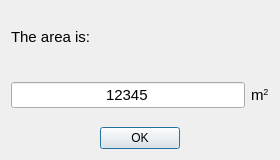
<?xml version="1.0" encoding="UTF-8"?>
<ui version="4.0">
 <class>areaDialog</class>
 <widget class="QDialog" name="areaDialog">
  <property name="geometry">
   <rect>
    <x>0</x>
    <y>0</y>
    <width>280</width>
    <height>160</height>
   </rect>
  </property>
  <property name="windowTitle">
   <string>Area</string>
  </property>
  <layout class="QVBoxLayout" name="verticalLayout">
   <item>
    <layout class="QHBoxLayout" name="horizontalLayout">
     <item>
      <widget class="QLabel" name="label">
       <property name="font">
        <font>
         <pointsize>11</pointsize>
        </font>
       </property>
       <property name="text">
        <string>The area is:</string>
       </property>
      </widget>
     </item>
     <item>
      <spacer name="horizontalSpacer">
       <property name="orientation">
        <enum>Qt::Horizontal</enum>
       </property>
       <property name="sizeHint" stdset="0">
        <size>
         <width>298</width>
         <height>20</height>
        </size>
       </property>
      </spacer>
     </item>
    </layout>
   </item>
   <item>
    <layout class="QHBoxLayout" name="horizontalLayout_2">
     <item>
      <widget class="QLineEdit" name="areaLineEdit">
       <property name="enabled">
        <bool>true</bool>
       </property>
       <property name="font">
        <font>
         <pointsize>11</pointsize>
        </font>
       </property>
       <property name="text">
        <string>12345</string>
       </property>
       <property name="alignment">
        <set>Qt::AlignCenter</set>
       </property>
       <property name="readOnly">
        <bool>true</bool>
       </property>
      </widget>
     </item>
     <item>
      <widget class="QLabel" name="label_2">
       <property name="font">
        <font>
         <pointsize>11</pointsize>
        </font>
       </property>
       <property name="text">
        <string>&lt;html&gt;&lt;head/&gt;&lt;body&gt;&lt;p&gt;m&lt;span style=&quot; vertical-align:super;&quot;&gt;2&lt;/span&gt;&lt;/p&gt;&lt;/body&gt;&lt;/html&gt;</string>
       </property>
       <property name="textFormat">
        <enum>Qt::RichText</enum>
       </property>
      </widget>
     </item>
    </layout>
   </item>
   <item>
    <layout class="QHBoxLayout" name="horizontalLayout_3">
     <item>
      <spacer name="horizontalSpacer_2">
       <property name="orientation">
        <enum>Qt::Horizontal</enum>
       </property>
       <property name="sizeHint" stdset="0">
        <size>
         <width>153</width>
         <height>20</height>
        </size>
       </property>
      </spacer>
     </item>
     <item>
      <widget class="QPushButton" name="areaOKButton">
       <property name="text">
        <string>OK</string>
       </property>
      </widget>
     </item>
     <item>
      <spacer name="horizontalSpacer_3">
       <property name="orientation">
        <enum>Qt::Horizontal</enum>
       </property>
       <property name="sizeHint" stdset="0">
        <size>
         <width>153</width>
         <height>20</height>
        </size>
       </property>
      </spacer>
     </item>
    </layout>
   </item>
  </layout>
 </widget>
 <resources/>
 <connections/>
</ui>
